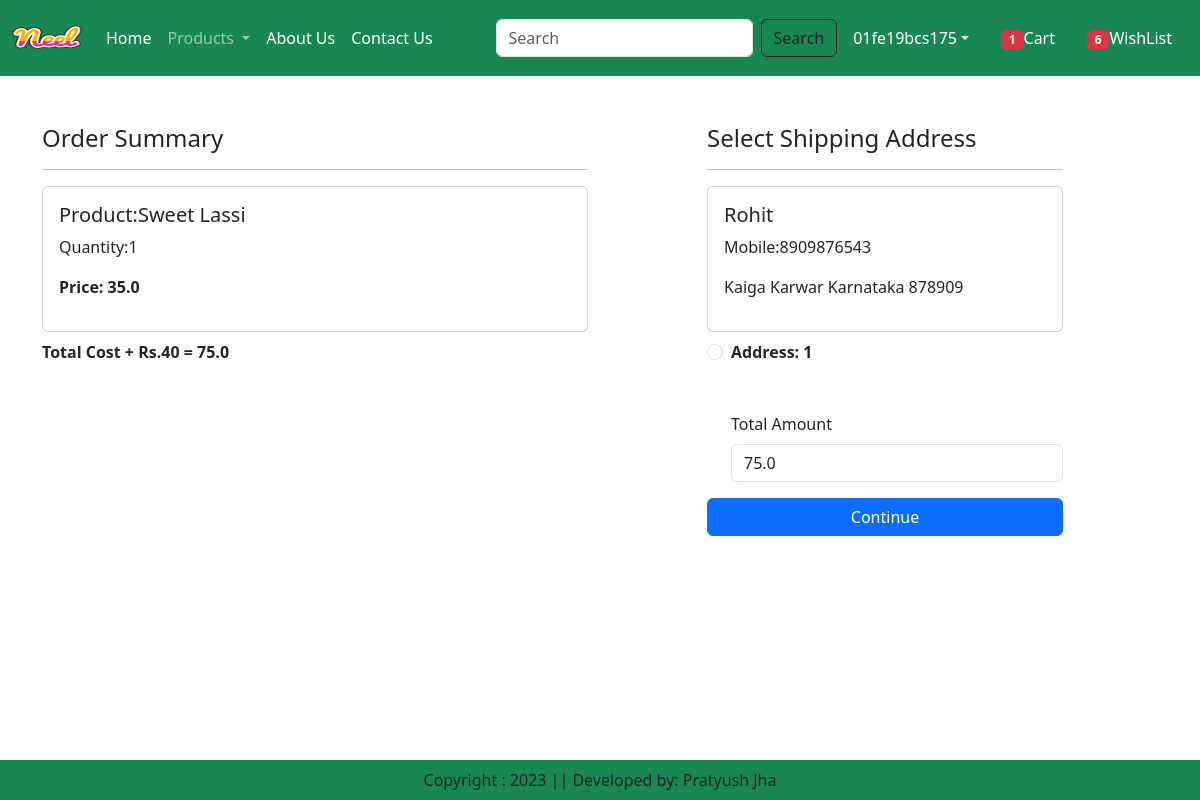
Screenshot of /checkout/ (signed in) with the database file from the repository.
### app/models.py (models this page shows, shortened)
class Cart(models.Model):
    user=models.ForeignKey(User,on_delete=models.CASCADE)
    product=models.ForeignKey(Product,on_delete=models.CASCADE)
    quantity=models.PositiveIntegerField(default=1)

class Product(models.Model):
    title=models.CharField(max_length=100)
    selling_price=models.FloatField()
    discounted_price=models.FloatField()
    description=models.TextField()
    composition=models.TextField(default='')
    prodapp=models.TextField(default='')
    category=models.CharField(choices=CATEGORY_CHOICES, max_length=2)
    product_image=models.ImageField(upload_to='category')

class Customer(models.Model):
    user=models.ForeignKey(User,on_delete=models.CASCADE)
    name=models.CharField(max_length=200)
    locality=models.CharField(max_length=200)
    city=models.CharField(max_length=50)
    mobile=models.IntegerField(default=0)
    zipcode=models.IntegerField()
    state=models.CharField(choices=STATE_CHOICES,max_length=100)

### app/views.py (the view)
# urls.py: path("checkout/",views.checkout.as_view(),name="checkout"),
@method_decorator(login_required, name='dispatch')
class checkout(View):
    tamount=0      #Initialize as a class attribute
    camount=0      #Initialize as a class attribute
    def get(self,request):
        global tamount
        global camount
        user=request.user
        add=Customer.objects.filter(user=user)
        cart_items=Cart.objects.filter(user=user)
        famount=0
        for p in cart_items:
            value=p.quantity * p.product.discounted_price
            famount=famount+value
        totalamount=famount+40
        tamount=totalamount         #Set the value to the class attribute
        camount=totalamount
        totalitem=0
        wishitem=0
        if request.user.is_authenticated:
            totalitem=len(Cart.objects.filter(user=request.user))
            wishitem=len(Wishlist.objects.filter(user=request.user))
        return render(request,'app/checkout.html',locals())

### app/templates/app/checkout.html (shortened to what this page needs)
{% extends 'app/base.html' %}
{% load static %}
{% block checkout-content %}
 <div class="container">
    <div class="row mt-5">
        <div class="col-sm-6">
           <h4>Order Summary</h4>
           <hr>
           {% for item in cart_items %}
               <div class="card mb-2">
                 <div class="card-body">
                    <h5>Product:{{item.product.title}}</h5>
                    <p>Quantity:{{item.quantity}}</p>
                    <p class="fw-bold">Price: {{item.product.discounted_price}}</p>
                 </div>
               </div>
           {% endfor %}
           <p class="fw-bold">Total Cost + Rs.40 = {{totalamount}}</p>
        </div>
        <div class="col-sm-4 offset-sm-1">
          <h4>Select Shipping Address</h4>
          <hr>
          <form method="post" id="myform">
             {% for ad in add %}
                 <div class="card">
                   <div class="card-body">
                     <h5>{{ad.name}}</h5>
                     <p>Mobile:{{ad.mobile}}</p>
                     <p>{{ad.locality}} {{ad.city}} {{ad.state}} {{ad.zipcode}}</p>
                   </div>
                 </div>
                 <div class="form-check mt-2 mb-5">
                   <input class="form-check-input" type="radio" name="custid" id="custadd{{forloop.counter}}" value="{{ad.id}}">
                   <label class="form-check-label fw-bold" for="custadd{{forloop.counter}}">
                     Address: {{forloop.counter}}
                   </label>
                 </div>
             {% endfor %}
             <div class="form-check mb-3">
                <label for="totalamount" class="form-label">Total Amount</label>
                <input type="number" class="form-control" name="totalamount" value={{totalamount}} readonly=""></label>
             </div>
              <div class="d-grid">
                <a href="{% url 'payment' %}" class="btn btn-primary">Continue</a>
              </div>
          </form>
        </div>
    </div>
 </div>
{% endblock checkout-content %}

### app/templates/app/base.html (shortened to what this page needs)
<!DOCTYPE html>
<html lang="en">
{% load static %}
<head>
    <link href="https://cdn.jsdelivr.net/npm/bootstrap@5.3.0-alpha2/dist/css/bootstrap.min.css" rel="stylesheet">
    <link rel="stylesheet" href="{% static 'app/css/owl.carousel.min.css' %}"/>
    <link rel="stylesheet" href="{% static 'app/css/all.min.css' %}"/>
    <link rel="stylesheet" href="{% static 'app/css/style.css' %}"/>
</head>
<body>
    <nav class="navbar navbar-expand-lg navbar-dark bg-success">
        <div class="container-fluid">
          <a class="navbar-brand" href="#">
            <img src="{% static "app/images/Neel.png" %}" width="70" height="50"/>
          </a>
          <div class="collapse navbar-collapse" id="navbarSupportedContent">
            <ul class="navbar-nav me-auto mb-2 mb-lg-0">
              {% if request.user.is_authenticated %}
              <li class="nav-item">
                <a class="nav-link active" aria-current="page" href="/">Home</a>
              </li>
              <li class="nav-item dropdown">
                <a class="nav-link dropdown-toggle" href="#" role="button" data-bs-toggle="dropdown" aria-expanded="false">
                  Products
                </a>
              </li>
              <li class="nav-item">
                <a class="nav-link text-white" href="{% url 'about' %}">About Us</a>
              </li>
              <li class="nav-item">
                <a class="nav-link text-white" href="{% url 'contact' %}">Contact Us</a>
              </li>
            </ul>
            <form class="d-flex" role="search" action="/search">
              <input class="form-control me-2" type="search" name="search" placeholder="Search" aria-label="Search">
              <button class="btn btn-outline-dark" type="submit">Search</button>
            </form>
          </div>
          <ul class="navbar-nav me-auto mb-2 mb-lg-0">
            <li class="nav-item dropdown mx-2">
              <a class="nav-link dropdown-toggle text-white" href="#"
              id="profileDropdown" role="button" data-bs-toggle="dropdown" aria-expanded="false">{{request.user}}</a>
            </li>
            <li class="nav-item mx-2">
              <a href="{% url 'show-cart' %}" class="nav-link text-white"><span class="badge bg-danger">
                {% if totalitem >= 0 %}
                    {{totalitem}}
                {% endif %}
              </span>Cart</a>
            </li>
            <li class="nav-item mx-2">
              <a href="{% url 'wishlist' %}" class="nav-link text-white"><span class="badge bg-danger">
                {% if wishitem >= 0 %}
                    {{wishitem}}
                {% endif %}
              </span>WishList</a>
            </li>
            {% endif %}
          </ul>
        </div>
      </nav>
      <footer class="container-fluid fixed-bottom bg-success text-center p-2 mt-5">
        Copyright : 2023 || Developed by: Pratyush Jha
      </footer>
      {% block checkout-content %}{% endblock checkout-content %}
</body>
</html>

### rows the page displays
Cart: product "Sweet Lassi", quantity "1", product.discounted_price "35.0"
Customer: name "Rohit", mobile "8909876543", locality "Kaiga", city "Karwar", state "Karnataka", zipcode "878909"

### other values shown
{{ request.user }} "01fe19bcs175"
{{ totalitem }} "1"
{{ wishitem }} "6"
{{ totalamount }} "75.0"
